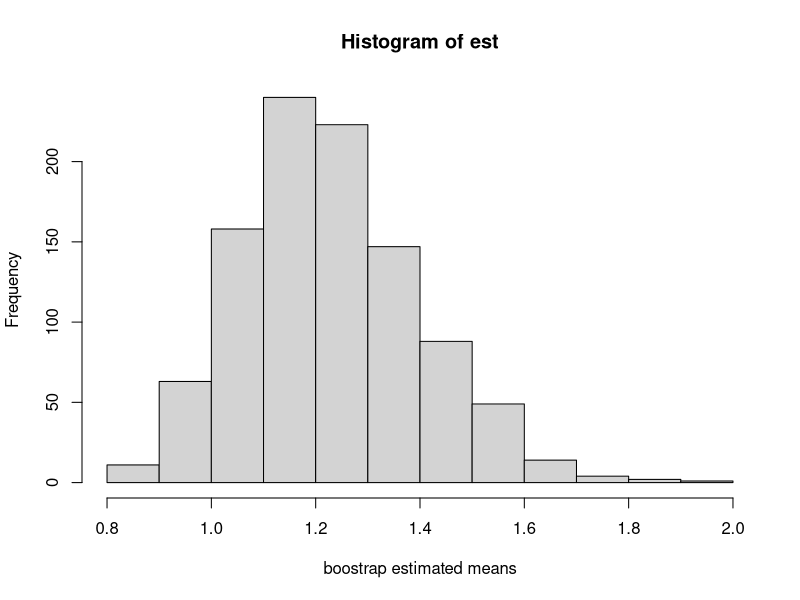
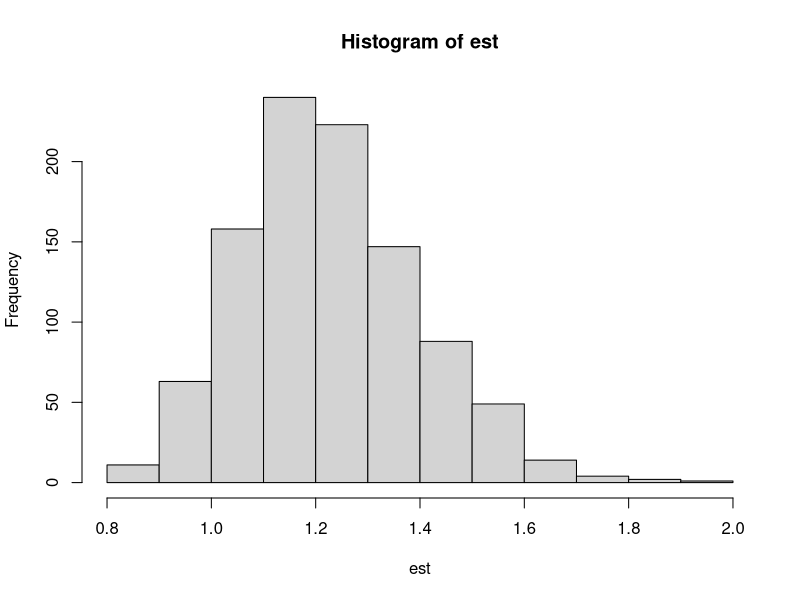

Generate these figures, in order, with R:
## ---- chunk 1
library(ggplot2)
## ---- chunk 2
aspirin = c(rep(1,119), rep(0,10918))
placebo = c(rep(1,98), rep(0,10936))
## ---- chunk 3
est=NULL
for (i in 1:1000){
  bootA = sample(aspirin, 11037, replace=TRUE)
  bootB = sample(placebo, 11034, replace=TRUE)
  theta = (sum(bootA)/length(bootA))/(sum(bootB)/length(bootB))
  est = append(est, theta)
}

hist(est, xlab = "boostrap estimated means")
## ---- chunk 4
se <- function(x) sqrt(var(x)/length(x))

hist(est)
mean(est)
sd(est)
se(est)
## ---- chunk 5
quantile(est, 0.95)
quantile(est, 0.05)
## ---- chunk 6
trmt = c(94, 197, 16, 38, 99, 141, 23)
control = c(52, 104, 146, 10, 51, 30, 40, 27, 46)

mean(trmt)
mean(control)
diff = mean(trmt) - mean(control)

se(trmt)
se(control)
sediff = sqrt(se(trmt)^2 + se(control)^2)
## ---- chunk 7
diff/sediff
## ---- chunk 8
median(trmt)
median(control)
diff2 = median(trmt) - median(control)
## ---- chunk 9
meanA=NULL
meanB=NULL
medianA=NULL
medianB=NULL
for (i in 1:200){
  bootA = sample(trmt, 7, replace=TRUE)
  bootB = sample(control, 9, replace=TRUE)
  meanA = append(meanA, mean(bootA))
  meanB = append(meanB, mean(bootB))
  medianA = append(medianA, median(bootA))
  medianB = append(medianB, median(bootB))
}

seBootA = sd(meanA)
seBootB = sd(meanB)
seBootAm = sd(medianA)
seBootBm = sd(medianB)
## ---- chunk 10
sediff = sqrt(seBootA**2 + seBootB**2)
diff/sediff
## ---- chunk 11
sediff2 = sqrt(seBootAm**2 + seBootBm**2)
diff2/sediff2
## ---- chunk 12
trmt = trmt/7
control = control/7
